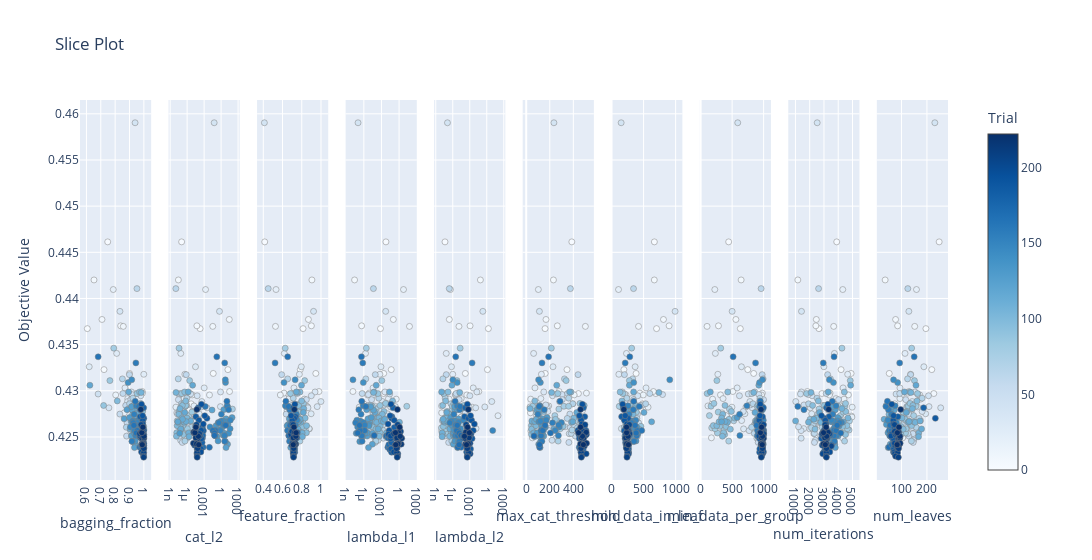

Notebook source saved alongside this figure:
### Code cell
plot_slice(study)

### Figure 1 — Plotly figure (JSON) as saved in the notebook; plotly's stock layout.template omitted (floating-point values rounded to 4 significant figures; data arrays with more than 128 entries replaced by an {"elided": "..."} marker saying what was removed)
{"data": [{"marker": {"color": {"elided": "222 int values"}, "colorbar": {"title": {"text": "Trial"}, "x": 1, "xpad": 40}, "colorscale": [[0, "rgb(247,251,255)"], [0.125, "rgb(222,235,247)"], [0.25, "rgb(198,219,239)"], [0.375, "rgb(158,202,225)"], [0.5, "rgb(107,174,214)"], [0.625, "rgb(66,146,198)"], [0.75, "rgb(33,113,181)"], [0.875, "rgb(8,81,156)"], [1, "rgb(8,48,107)"]], "line": {"color": "Grey", "width": 0.5}, "showscale": true}, "mode": "markers", "name": "Feasible Trial", "showlegend": false, "type": "scatter", "x": {"elided": "222 float values"}, "xaxis": "x", "y": {"elided": "222 float values"}, "yaxis": "y"}, {"marker": {"color": {"elided": "222 int values"}, "colorbar": {"title": {"text": "Trial"}, "x": 1, "xpad": 40}, "colorscale": [[0, "rgb(247,251,255)"], [0.125, "rgb(222,235,247)"], [0.25, "rgb(198,219,239)"], [0.375, "rgb(158,202,225)"], [0.5, "rgb(107,174,214)"], [0.625, "rgb(66,146,198)"], [0.75, "rgb(33,113,181)"], [0.875, "rgb(8,81,156)"], [1, "rgb(8,48,107)"]], "line": {"color": "Grey", "width": 0.5}, "showscale": false}, "mode": "markers", "name": "Feasible Trial", "showlegend": false, "type": "scatter", "x": {"elided": "222 float values"}, "xaxis": "x2", "y": {"elided": "222 float values"}, "yaxis": "y2"}, {"marker": {"color": {"elided": "222 int values"}, "colorbar": {"title": {"text": "Trial"}, "x": 1, "xpad": 40}, "colorscale": [[0, "rgb(247,251,255)"], [0.125, "rgb(222,235,247)"], [0.25, "rgb(198,219,239)"], [0.375, "rgb(158,202,225)"], [0.5, "rgb(107,174,214)"], [0.625, "rgb(66,146,198)"], [0.75, "rgb(33,113,181)"], [0.875, "rgb(8,81,156)"], [1, "rgb(8,48,107)"]], "line": {"color": "Grey", "width": 0.5}, "showscale": false}, "mode": "markers", "name": "Feasible Trial", "showlegend": false, "type": "scatter", "x": {"elided": "222 float values"}, "xaxis": "x3", "y": {"elided": "222 float values"}, "yaxis": "y3"}, {"marker": {"color": {"elided": "222 int values"}, "colorbar": {"title": {"text": "Trial"}, "x": 1, "xpad": 40}, "colorscale": [[0, "rgb(247,251,255)"], [0.125, "rgb(222,235,247)"], [0.25, "rgb(198,219,239)"], [0.375, "rgb(158,202,225)"], [0.5, "rgb(107,174,214)"], [0.625, "rgb(66,146,198)"], [0.75, "rgb(33,113,181)"], [0.875, "rgb(8,81,156)"], [1, "rgb(8,48,107)"]], "line": {"color": "Grey", "width": 0.5}, "showscale": false}, "mode": "markers", "name": "Feasible Trial", "showlegend": false, "type": "scatter", "x": {"elided": "222 float values"}, "xaxis": "x4", "y": {"elided": "222 float values"}, "yaxis": "y4"}, {"marker": {"color": {"elided": "222 int values"}, "colorbar": {"title": {"text": "Trial"}, "x": 1, "xpad": 40}, "colorscale": [[0, "rgb(247,251,255)"], [0.125, "rgb(222,235,247)"], [0.25, "rgb(198,219,239)"], [0.375, "rgb(158,202,225)"], [0.5, "rgb(107,174,214)"], [0.625, "rgb(66,146,198)"], [0.75, "rgb(33,113,181)"], [0.875, "rgb(8,81,156)"], [1, "rgb(8,48,107)"]], "line": {"color": "Grey", "width": 0.5}, "showscale": false}, "mode": "markers", "name": "Feasible Trial", "showlegend": false, "type": "scatter", "x": {"elided": "222 float values"}, "xaxis": "x5", "y": {"elided": "222 float values"}, "yaxis": "y5"}, {"marker": {"color": {"elided": "222 int values"}, "colorbar": {"title": {"text": "Trial"}, "x": 1, "xpad": 40}, "colorscale": [[0, "rgb(247,251,255)"], [0.125, "rgb(222,235,247)"], [0.25, "rgb(198,219,239)"], [0.375, "rgb(158,202,225)"], [0.5, "rgb(107,174,214)"], [0.625, "rgb(66,146,198)"], [0.75, "rgb(33,113,181)"], [0.875, "rgb(8,81,156)"], [1, "rgb(8,48,107)"]], "line": {"color": "Grey", "width": 0.5}, "showscale": false}, "mode": "markers", "name": "Feasible Trial", "showlegend": false, "type": "scatter", "x": {"elided": "222 int values"}, "xaxis": "x6", "y": {"elided": "222 float values"}, "yaxis": "y6"}, {"marker": {"color": {"elided": "222 int values"}, "colorbar": {"title": {"text": "Trial"}, "x": 1, "xpad": 40}, "colorscale": [[0, "rgb(247,251,255)"], [0.125, "rgb(222,235,247)"], [0.25, "rgb(198,219,239)"], [0.375, "rgb(158,202,225)"], [0.5, "rgb(107,174,214)"], [0.625, "rgb(66,146,198)"], [0.75, "rgb(33,113,181)"], [0.875, "rgb(8,81,156)"], [1, "rgb(8,48,107)"]], "line": {"color": "Grey", "width": 0.5}, "showscale": false}, "mode": "markers", "name": "Feasible Trial", "showlegend": false, "type": "scatter", "x": {"elided": "222 int values"}, "xaxis": "x7", "y": {"elided": "222 float values"}, "yaxis": "y7"}, {"marker": {"color": {"elided": "222 int values"}, "colorbar": {"title": {"text": "Trial"}, "x": 1, "xpad": 40}, "colorscale": [[0, "rgb(247,251,255)"], [0.125, "rgb(222,235,247)"], [0.25, "rgb(198,219,239)"], [0.375, "rgb(158,202,225)"], [0.5, "rgb(107,174,214)"], [0.625, "rgb(66,146,198)"], [0.75, "rgb(33,113,181)"], [0.875, "rgb(8,81,156)"], [1, "rgb(8,48,107)"]], "line": {"color": "Grey", "width": 0.5}, "showscale": false}, "mode": "markers", "name": "Feasible Trial", "showlegend": false, "type": "scatter", "x": {"elided": "222 int values"}, "xaxis": "x8", "y": {"elided": "222 float values"}, "yaxis": "y8"}, {"marker": {"color": {"elided": "222 int values"}, "colorbar": {"title": {"text": "Trial"}, "x": 1, "xpad": 40}, "colorscale": [[0, "rgb(247,251,255)"], [0.125, "rgb(222,235,247)"], [0.25, "rgb(198,219,239)"], [0.375, "rgb(158,202,225)"], [0.5, "rgb(107,174,214)"], [0.625, "rgb(66,146,198)"], [0.75, "rgb(33,113,181)"], [0.875, "rgb(8,81,156)"], [1, "rgb(8,48,107)"]], "line": {"color": "Grey", "width": 0.5}, "showscale": false}, "mode": "markers", "name": "Feasible Trial", "showlegend": false, "type": "scatter", "x": {"elided": "222 int values"}, "xaxis": "x9", "y": {"elided": "222 float values"}, "yaxis": "y9"}, {"marker": {"color": {"elided": "222 int values"}, "colorbar": {"title": {"text": "Trial"}, "x": 1, "xpad": 40}, "colorscale": [[0, "rgb(247,251,255)"], [0.125, "rgb(222,235,247)"], [0.25, "rgb(198,219,239)"], [0.375, "rgb(158,202,225)"], [0.5, "rgb(107,174,214)"], [0.625, "rgb(66,146,198)"], [0.75, "rgb(33,113,181)"], [0.875, "rgb(8,81,156)"], [1, "rgb(8,48,107)"]], "line": {"color": "Grey", "width": 0.5}, "showscale": false}, "mode": "markers", "name": "Feasible Trial", "showlegend": false, "type": "scatter", "x": {"elided": "222 int values"}, "xaxis": "x10", "y": {"elided": "222 float values"}, "yaxis": "y10"}], "layout": {"title": {"text": "Slice Plot"}, "width": 3000, "xaxis": {"anchor": "y", "domain": [0, 0.082], "title": {"text": "bagging_fraction"}}, "xaxis10": {"anchor": "y10", "domain": [0.918, 1.0], "title": {"text": "num_leaves"}}, "xaxis2": {"anchor": "y2", "domain": [0.102, 0.184], "title": {"text": "cat_l2"}, "type": "log"}, "xaxis3": {"anchor": "y3", "domain": [0.204, 0.286], "title": {"text": "feature_fraction"}}, "xaxis4": {"anchor": "y4", "domain": [0.306, 0.388], "title": {"text": "lambda_l1"}, "type": "log"}, "xaxis5": {"anchor": "y5", "domain": [0.408, 0.49], "title": {"text": "lambda_l2"}, "type": "log"}, "xaxis6": {"anchor": "y6", "domain": [0.51, 0.592], "title": {"text": "max_cat_threshold"}}, "xaxis7": {"anchor": "y7", "domain": [0.612, 0.694], "title": {"text": "min_data_in_leaf"}}, "xaxis8": {"anchor": "y8", "domain": [0.714, 0.796], "title": {"text": "min_data_per_group"}}, "xaxis9": {"anchor": "y9", "domain": [0.816, 0.898], "title": {"text": "num_iterations"}}, "yaxis": {"anchor": "x", "domain": [0, 1], "title": {"text": "Objective Value"}}, "yaxis10": {"anchor": "x10", "domain": [0, 1], "matches": "y", "showticklabels": false}, "yaxis2": {"anchor": "x2", "domain": [0, 1], "matches": "y", "showticklabels": false}, "yaxis3": {"anchor": "x3", "domain": [0, 1], "matches": "y", "showticklabels": false}, "yaxis4": {"anchor": "x4", "domain": [0, 1], "matches": "y", "showticklabels": false}, "yaxis5": {"anchor": "x5", "domain": [0, 1], "matches": "y", "showticklabels": false}, "yaxis6": {"anchor": "x6", "domain": [0, 1], "matches": "y", "showticklabels": false}, "yaxis7": {"anchor": "x7", "domain": [0, 1], "matches": "y", "showticklabels": false}, "yaxis8": {"anchor": "x8", "domain": [0, 1], "matches": "y", "showticklabels": false}, "yaxis9": {"anchor": "x9", "domain": [0, 1], "matches": "y", "showticklabels": false}}}
